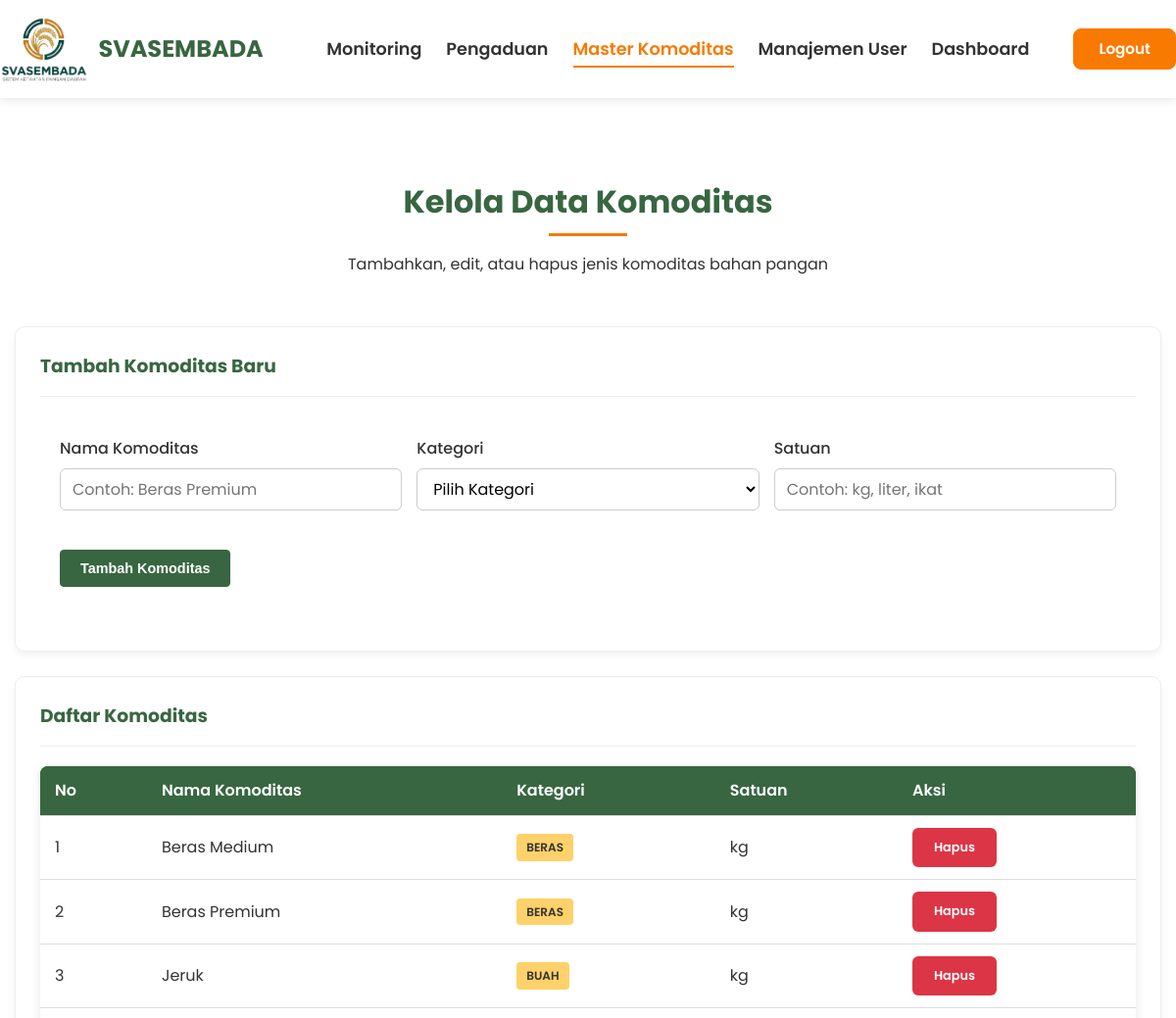
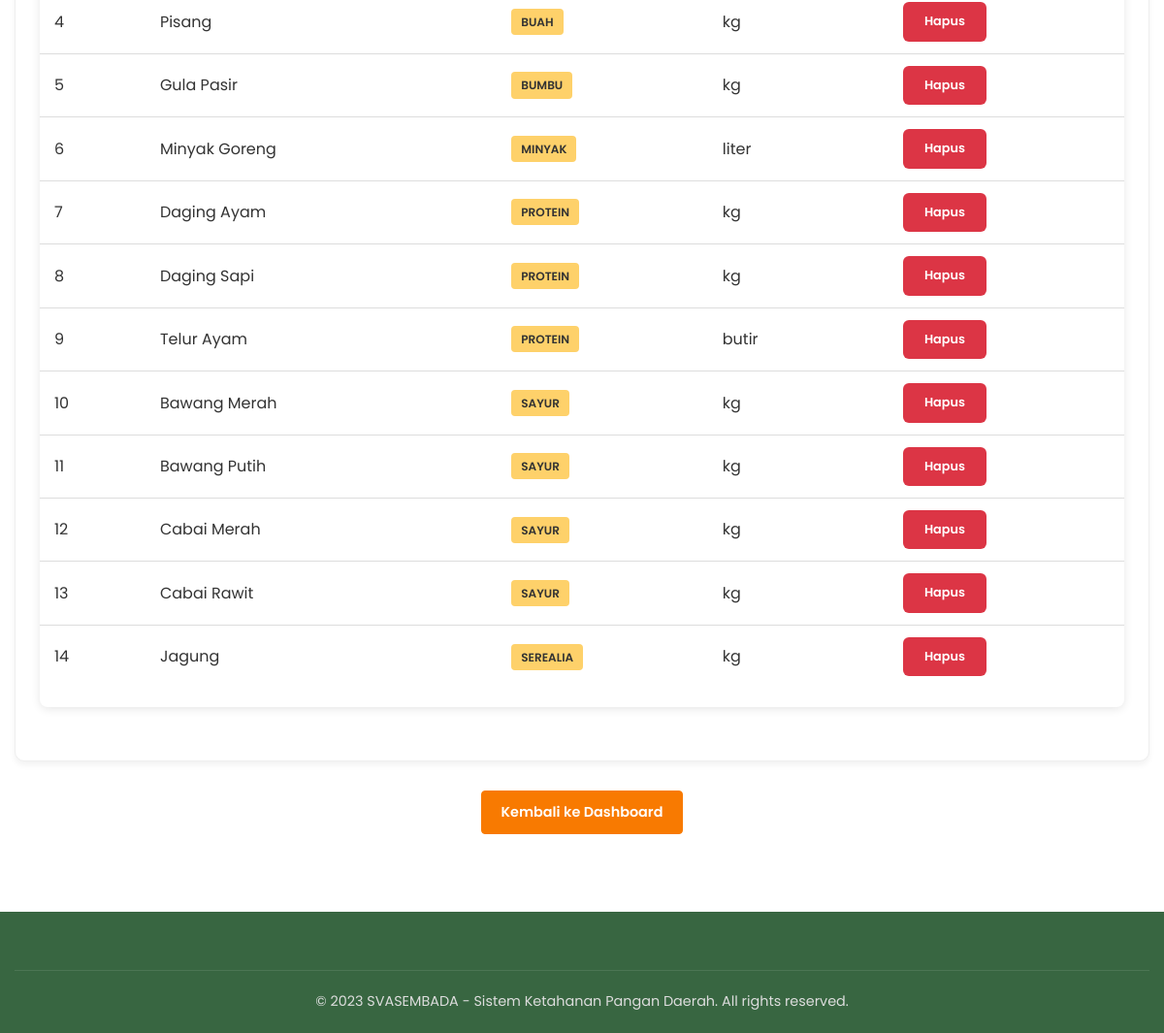
Page /admin/admin_komoditas.php (signed in) on the committed database (2 pictures, top to bottom).
### tables this page shows
CREATE TABLE komoditas (
    id_komoditas INT PRIMARY KEY AUTO_INCREMENT,
    nama_komoditas VARCHAR(100) NOT NULL,
    kategori VARCHAR(50) NOT NULL,
    satuan VARCHAR(20) NOT NULL,
    created_at TIMESTAMP DEFAULT CURRENT_TIMESTAMP
);

### admin/admin_komoditas.php (the view, shortened to what this page needs)
<?php
include '../config/koneksi.php';
$komoditas = mysqli_query($koneksi, "SELECT * FROM komoditas ORDER BY kategori, nama_komoditas");
?>
<!DOCTYPE html>
<html lang="id">
<head>
    <link rel="stylesheet" href="../assets/style.css">
</head>
<body>
   <header>
    <div class="container header-container">
        <div class="logo">
            <h1 class="brand">
                <img src="../assets/img/logo_svasembada.png" alt="SVASEMBADA" class="brand-logo">
                SVASEMBADA
            </h1>
        </div>
        <ul class="nav-menu">
            <?php $currentPage = basename($_SERVER['PHP_SELF']); ?>
            <li><a href="admin_monitoring.php" class="<?= ($currentPage == 'admin_monitoring.php') ? 'active' : '' ?>">Monitoring</a></li>
            <li><a href="admin_pengaduan.php" class="<?= ($currentPage == 'admin_pengaduan.php') ? 'active' : '' ?>">Pengaduan</a></li>
            <?php if($_SESSION['role'] == 'admin_pusat'): ?>
                <li><a href="admin_komoditas.php" class="<?= ($currentPage == 'admin_komoditas.php') ? 'active' : '' ?>">Master Komoditas</a></li>
                <li><a href="admin_user.php" class="<?= ($currentPage == 'admin_user.php') ? 'active' : '' ?>">Manajemen User</a></li>
            <?php endif; ?>
            <li><a href="../pages/dashboard.php" class="<?= ($currentPage == 'dashboard.php') ? 'active' : '' ?>">Dashboard</a></li>
            <li><a href="logout.php" class="btn btn-secondary btn-sm">Logout</a></li>
        </ul>
    </div>
</header>
    <main>
        <section class="section">
            <div class="container">
                <div class="section-title">
                    <h2>Kelola Data Komoditas</h2>
                    <p>Tambahkan, edit, atau hapus jenis komoditas bahan pangan</p>
                </div>
                <div class="card">
                    <div class="card-header">
                        <h3>Tambah Komoditas Baru</h3>
                    </div>
                    <div style="padding: 20px;">
                        <form method="POST" action="">
                            <div style="display: grid; grid-template-columns: repeat(auto-fit, minmax(200px, 1fr)); gap: 15px;">
                                <div class="form-group">
                                    <label class="form-label">Nama Komoditas</label>
                                    <input type="text" class="form-control" name="nama_komoditas" required
                                           placeholder="Contoh: Beras Premium">
                                </div>
                                <div class="form-group">
                                    <label class="form-label">Kategori</label>
                                    <select class="form-select" name="kategori" required>
                                        <option value="">Pilih Kategori</option>
                                    </select>
                                </div>
                                <div class="form-group">
                                    <label class="form-label">Satuan</label>
                                    <input type="text" class="form-control" name="satuan" required
                                           placeholder="Contoh: kg, liter, ikat">
                                </div>
                            </div>
                            <div class="form-group" style="margin-top: 20px;">
                                <button type="submit" name="tambah_komoditas" class="btn btn-primary">Tambah Komoditas</button>
                            </div>
                        </form>
                    </div>
                </div>
                <div class="card">
                    <div class="card-header">
                        <h3>Daftar Komoditas</h3>
                    </div>
                    <div class="table-container">
                        <table class="data-table">
                            <thead>
                                <tr>
                                    <th>No</th>
                                    <th>Nama Komoditas</th>
                                    <th>Kategori</th>
                                    <th>Satuan</th>
                                    <th>Aksi</th>
                                </tr>
                            </thead>
                            <tbody>
                                <?php if(mysqli_num_rows($komoditas) > 0): ?>
                                    <?php $no = 1; ?>
                                    <?php while($row = mysqli_fetch_assoc($komoditas)): ?>
                                        <tr>
                                            <td><?= $no++ ?></td>
                                            <td><?= $row['nama_komoditas'] ?></td>
                                            <td>
                                                <span class="badge badge-info"><?= ucfirst($row['kategori']) ?></span>
                                            </td>
                                            <td><?= $row['satuan'] ?></td>
                                            <td>
                                                <a href="?hapus=<?= $row['id_komoditas'] ?>"
                                                   class="btn btn-danger btn-sm"
                                                   onclick="return confirm('Yakin ingin menghapus komoditas ini?')">
                                                    Hapus
                                                </a>
                                            </td>
                                        </tr>
                                    <?php endwhile; ?>
                                <?php else: ?>
                                    <tr>
                                        <td colspan="5" style="text-align: center;">Belum ada data komoditas</td>
                                    </tr>
                                <?php endif; ?>
                            </tbody>
                        </table>
                    </div>
                </div>
                <div style="text-align: center; margin-top: 30px;">
                    <a href="../pages/dashboard.php" class="btn btn-secondary">Kembali ke Dashboard</a>
                </div>
            </div>
        </section>
    </main>
    <footer>
        <div class="container">
            <div class="copyright">
                <p>&copy; 2023 SVASEMBADA - Sistem Ketahanan Pangan Daerah. All rights reserved.</p>
            </div>
        </div>
    </footer>
</body>
</html>

### assets/style.css (style rules this page uses)
:root { --primary: #386641; --secondary: #F97A00; --accent: #FED16A; --light: #FFF4A4; --white: #ffffff; --dark: #333333; --gray: #f5f5f5; --danger: #dc3545; --success: #28a745; --info: #17a2b8; --warning: #ffc107; }
* { margin: 0; padding: 0; box-sizing: border-box; }
body { font-family: 'Inter', 'Open Sans', sans-serif; line-height: 1.6; color: var(--dark); background-color: var(--white); min-height: 100vh; display: flex; flex-direction: column; }
main { flex: 1; }
h1, h2, h3, h4, h5, h6 { font-family: 'Poppins', 'Montserrat', sans-serif; margin-bottom: 1rem; }
a { text-decoration: none; color: var(--primary); transition: color 0.3s ease; }
.container { width: 100%; max-width: 1200px; margin: 0 auto; padding: 0 15px; }
.btn { display: inline-block; padding: 10px 20px; border: 2px solid transparent; border-radius: 4px; cursor: pointer; font-weight: 600; transition: all 0.3s ease; text-decoration: none; text-align: center; font-size: 0.9rem; }
.btn-primary { background-color: var(--primary); color: var(--white); }
.btn-secondary { background-color: var(--secondary); color: var(--white); }
.btn-secondary.btn-sm { padding: 8px 25px; font-size: 0.95rem; color: var(--white); border-radius: 8px; }
.btn-danger { background-color: var(--danger); color: var(--white); }
.btn-sm { padding: 8px 20px; font-size: 0.8rem; }
header { background-color: var(--white); box-shadow: 0 2px 10px rgba(0,0,0,0.1); position: sticky; top: 0; z-index: 1000; }
.header-container { display: flex; justify-content: space-between; align-items: center; padding: 15px 0; }
.logo { display: flex; align-items: center; }
.brand { font-family: 'poppins'; font-weight: 700; display: flex; align-items: center; gap: 10px; }
.brand-logo { height: 70px; width: auto; display: block; }
.logo h1 { margin: 0; font-size: 1.5rem; color: var(--primary); }
.nav-menu { display: flex; list-style: none; align-items: center; }
.nav-menu li { margin-left: 25px; font-size: 1.1rem; }
.nav-menu li:last-child { margin-left: 45px; }
.nav-menu a { color: var(--light-bg); font-weight: 600; padding: 5px 0; transition: all 0.3s ease; border-bottom: 2px solid transparent; position: relative; }
.nav-menu a.active { color: var(--secondary); border-bottom: 2px solid var(--secondary); background: none; }
.section { padding: 80px 0; }
.section-title { text-align: center; margin-bottom: 50px; }
.section-title h2 { font-size: 2rem; color: var(--primary); position: relative; display: inline-block; padding-bottom: 10px; }
.section-title h2::after { content: ''; position: absolute; bottom: 0; left: 50%; transform: translateX(-50%); width: 80px; height: 3px; background-color: var(--secondary); }
footer { background-color: var(--primary); color: var(--white); padding: 60px 0 20px; margin-top: auto; }
.copyright { text-align: center; padding-top: 20px; border-top: 1px solid rgba(255,255,255,0.1); font-size: 0.9rem; color: #ddd; }
.form-group { margin-bottom: 20px; }
.form-label { display: block; margin-bottom: 8px; font-weight: 500; color: var(--dark); }
.form-control { width: 100%; padding: 12px 15px; border: 1px solid #ddd; border-radius: 4px; font-size: 1rem; transition: border-color 0.3s ease; font-family: inherit; }
.form-select { width: 100%; padding: 12px 15px; border: 1px solid #ddd; border-radius: 4px; font-size: 1rem; background-color: white; font-family: inherit; }
.table-container { overflow-x: auto; margin-bottom: 30px; background: var(--white); border-radius: 8px; box-shadow: 0 2px 10px rgba(0,0,0,0.1); }
.data-table { width: 100%; border-collapse: collapse; margin-bottom: 20px; }
.data-table th, .data-table td { padding: 12px 15px; text-align: left; border-bottom: 1px solid #ddd; }
.data-table th { background-color: var(--primary); color: var(--white); font-weight: 600; position: sticky; top: 0; }
.data-table tr:last-child td { border-bottom: none; }
.badge { display: inline-block; padding: 4px 8px; border-radius: 4px; font-size: 0.75rem; font-weight: 600; text-transform: uppercase; }
.badge-info { background-color: var(--info); color: white; }
.card { background: var(--white); border-radius: 8px; padding: 25px; box-shadow: 0 2px 10px rgba(0,0,0,0.1); margin-bottom: 25px; }
.card-header { border-bottom: 1px solid #eee; padding-bottom: 15px; margin-bottom: 20px; }
.card-header h3 { margin: 0; color: var(--primary); }

### rows in the picture
komoditas: nama_komoditas "Beras Medium", kategori "BERAS", satuan "kg"
komoditas: nama_komoditas "Beras Premium", kategori "BERAS", satuan "kg"
komoditas: nama_komoditas "Jeruk", kategori "BUAH", satuan "kg"
komoditas: nama_komoditas "Pisang", kategori "BUAH", satuan "kg"
komoditas: nama_komoditas "Gula Pasir", kategori "BUMBU", satuan "kg"
komoditas: nama_komoditas "Minyak Goreng", kategori "MINYAK", satuan "liter"
komoditas: nama_komoditas "Daging Ayam", kategori "PROTEIN", satuan "kg"
komoditas: nama_komoditas "Daging Sapi", kategori "PROTEIN", satuan "kg"
komoditas: nama_komoditas "Telur Ayam", kategori "PROTEIN", satuan "butir"
komoditas: nama_komoditas "Bawang Merah", kategori "SAYUR", satuan "kg"
komoditas: nama_komoditas "Bawang Putih", kategori "SAYUR", satuan "kg"
komoditas: nama_komoditas "Cabai Merah", kategori "SAYUR", satuan "kg"
komoditas: nama_komoditas "Cabai Rawit", kategori "SAYUR", satuan "kg"
komoditas: nama_komoditas "Jagung", kategori "SEREALIA", satuan "kg"
